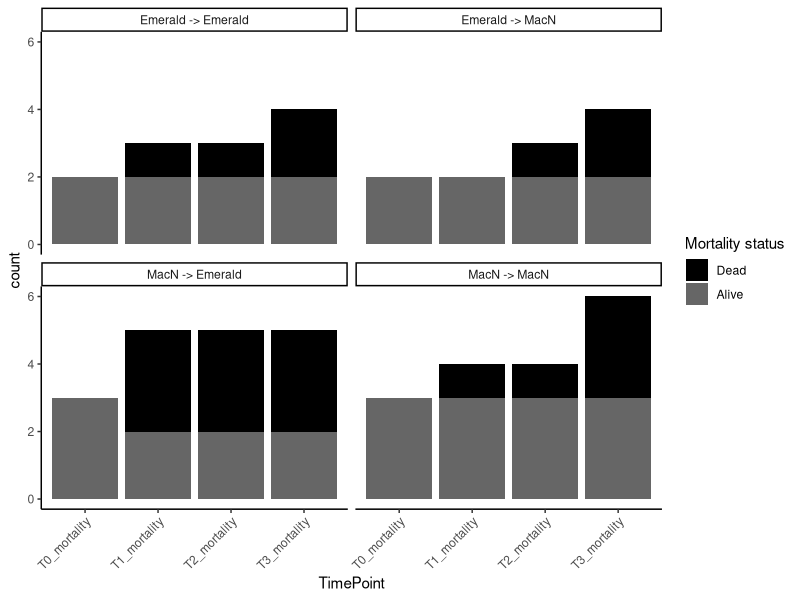

Generate this figure with R:
## ---- chunk 1
library(tidyverse)
survivorship <- read.csv("survivorship_data_07112023.csv")
## ---- chunk 2
survivorship %>% 
  pivot_longer(T0_mortality:T3_mortality, names_to = "TimePoint", values_to = "Binary_deadoralive") %>% 
  mutate(Binary_deadoralive = as.factor(Binary_deadoralive)) %>% 
  mutate(mortality_status = case_when(
    Binary_deadoralive == "0" ~ "Dead",
    Binary_deadoralive == "1" ~ "Alive")) %>% 
  mutate(mortality_status = factor(mortality_status) %>% relevel(ref = "Dead")) %>% 
  group_by(Genet, Transplant, TimePoint, mortality_status) %>% 
  summarize(count = n()) %>% 
  ggplot(., aes(x=TimePoint,fill = mortality_status)) + geom_bar() + facet_wrap(~Transplant) + theme_classic() +
  labs(fill = "Mortality status") +
  theme(axis.text.x = element_text(angle = 45, hjust = 1)) +
  scale_fill_manual(values = c("#000000", "#666666"))
